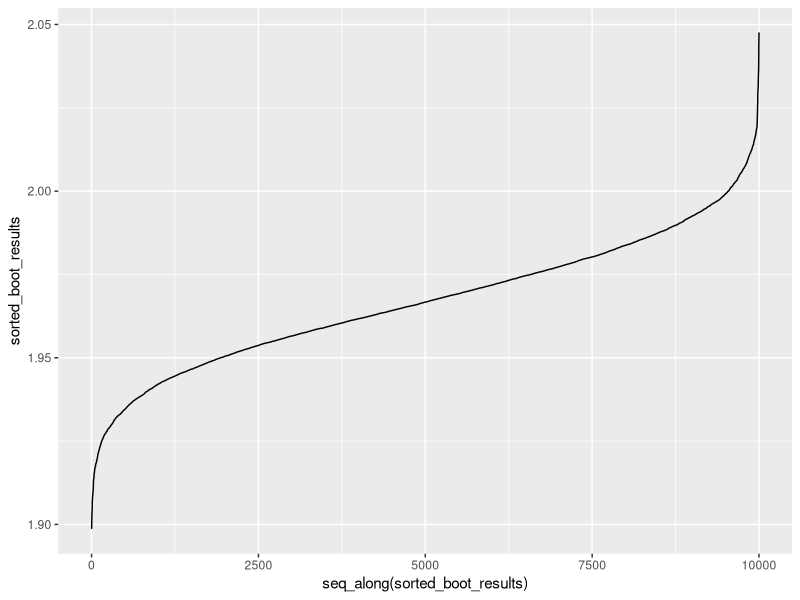

Write the R code that produced this figure. (Note: this script raises an error after producing the figure.)
# I used co-pilot to program some these examples. In particular, since I am new
# to using R, but have a lot of experience in another language, I used the
# "chat" functionality to help translate code snippets. It also helped me
# understand how "boot" works, suggested ideas for datasets to use in examples
# and helped correct string formatting issues and debug broadcasting errors.

library(boot)
library(ggplot2)

# Function to calculate the mean:
calc_mean <- function(data, indices) {
  return(mean(data[indices]))
}

# Generate a non-Gaussian distribution
set.seed(2024)
data <- rexp(10000, rate = 0.5)

# First, the jackknife:

jackknife_estimates <- numeric(length(data))

# Jackknife sampling where $\theta$ is the mean
for (i in seq_along(data)) {
  jackknife_estimates[i] <-
    calc_mean(data, -i)
}

# Calculate the jackknife estimate and standard error:
jackknife_estimate <- mean(jackknife_estimates)

jackknife_se <-
    sqrt((length(data) - 1) *
        mean((jackknife_estimates - jackknife_estimate)^2))

# Calculate the jackknife bias
jackknife_bias <- jackknife_estimate - calc_mean(data)

# Print the jackknife estimate, standard error and bias:
cat(paste("Estimate: ", calc_mean(data), "\n",
          "Jackknife estimate: ", jackknife_estimate, "\n",
          "Jackknife SE: ", jackknife_se, "\n",
          "Jackknife bias: ", jackknife_bias, "\n", sep = ""))


# Using Jackknife to assess an OLS model

# Use library(MASS) to access the mtcars dataset
library(MASS)

# Define the model
model <- lm(mpg ~ hp + wt, data = mtcars)
model_summary <- summary(model)

# Define a function to calculate the OLS coefficients
calc_coef <- function(data, indices) {
    model <- lm(mpg ~ hp + wt, data = mtcars[indices, ])
    return(list(coef(model), summary(model)$r.squared))
}

# Initialize a matrix to store the jackknife estimates
jackknife_estimates <- matrix(nrow = nrow(mtcars),
                              ncol = length(coef(model)) + 1)

# Perform jackknife resampling
for (ii in seq_along(mtcars[, 1])) {
    jackknife_estimates[ii, ] <- unlist(calc_coef(mtcars, -i))
}

# Calculate the jackknife estimate, se and bias
jackknife_estimate <- colMeans(jackknife_estimates)
jackknife_se <- sqrt((nrow(mtcars) - 1) *
    colMeans((t(t(jackknife_estimates) - jackknife_estimate))^2))
jackknife_bias <- jackknife_estimate -
    unlist(list(coef(model), model_summary$r.squared))

# Print the original OLS coefficients, the jackknife estimates, jacknife SE,
# and jackknife bias
for (ii in seq_along(coef(model[1]))) {
    cat(paste(
        "Coefficient: ", names(coef(model)[ii]), "\n",
        "Estimate: ", toString(coef(model)[ii]), "\n",
        "Jackknife estimate: ", toString(jackknife_estimate[ii]), "\n",
        "Jackknife SE: ", jackknife_se[ii], "\n",
        "Jackknife bias: ", jackknife_bias[ii], "\n", sep = ""))
}

ii <- ii + 1
cat(paste(
    "R^2:", "\n",
    "Estimate: ", toString(model_summary$r.squared), "\n",
    "Jackknife estimate: ", toString(jackknife_estimate[ii]), "\n",
    "Jackknife SE: ", jackknife_se[ii], "\n",
    "Jackknife bias: ", jackknife_bias[ii], "\n", sep = ""))


######################################################################
# Bootstrapping

# Use the boot function to perform bootstrapping
boot_results <- boot(data, calc_mean, R = 10000)

sorted_boot_results <- sort(boot_results$t)

# Plot sorted results with ggplot
ggplot(data.frame(sorted_boot_results),
    aes(x=seq_along(sorted_boot_results),
    y = sorted_boot_results)) +
    geom_line()

# Calculate standard error (central 68% of the distribution ):

ci <- quantile(sorted_boot_results, c(0.16, 0.84))
std_err <- 0.5 * (ci[2] - ci[1])
cat(paste(
    "Standard Error of the Mean: ", std_error, "\n"))

# Calculate standard error (std of the distribution):
std_err <- sd(sorted_boot_results)
cat(paste(
    "Standard Error of the Mean: ", std_error, "\n"))

# Calculate 95% CI:
ci <- quantile(sorted_boot_results, c(0.025, 0.975))

cat(paste(
    "95% Confidence Interval: ", ci[1], ci[2], "\n"))

# Define a non-linear model function
nonlinear_model <- function(x, alpha, beta, kappa) {
    alpha - (alpha - beta) * exp(- x / kappa)
}


# Generate some sample data
set.seed(123)
x <- seq(1, 100, length.out = 100)
y <- nonlinear_model(x, 100, 10, 20) + rnorm(length(x), mean = 0, sd = 2)

ggplot(data.frame(x = x, y = y), aes(x = x, y = y)) +
    geom_line()

# Define the function to estimate the parameters using the non-linear model
estimate_parameters <- function(data, indices) {
    x <- data$X[indices]
    y <- data$Y[indices]
    fit <- nls(
        y ~ nonlinear_model(x, alpha, beta, kappa),
             start = list(
                alpha = 100, beta = 10, kappa = 20))
    coef(fit)
}

# Perform bootstrap estimation
boot_results <- boot(
    data = data.frame(X = x, Y = y),
    statistic = estimate_parameters, R = 10000)

# Get the bootstrap estimates of the parameters
bootstrap_estimates <- boot_results$t

# Calculate the variance of the bootstrap estimates
variance_estimates <- apply(bootstrap_estimates, 2, var)

# Calculate the confidence intervals for the parameters
conf_intervals <- boot.ci(boot_results,
                          conf=0.95,
                          type = "prec")
print(conf_intervals)
